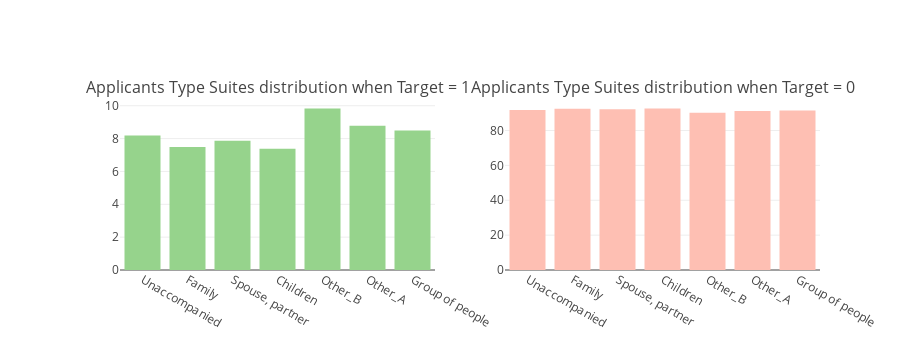

Notebook source saved alongside this figure:
### Code cell
tr1, tr2 = gp('NAME_TYPE_SUITE', 'Applicants Type Suites which repayed the loan')
fig = tools.make_subplots(rows=1, cols=2, print_grid=False, 
                          subplot_titles = ["Applicants Type Suites distribution when Target = 1", "Applicants Type Suites distribution when Target = 0"])
fig.append_trace(tr1, 1, 1);
fig.append_trace(tr2, 1, 2);
fig['layout'].update(height=350, showlegend=False, margin=dict(l=120));
iplot(fig);


tr1, tr2 = gp('NAME_INCOME_TYPE', 'Applicants Income Types which repayed the loan')
fig = tools.make_subplots(rows=1, cols=2, print_grid=False, 
                          subplot_titles = ["Applicants Income Types when Target = 1", "Applicants Income Type When Target = 0"])
fig.append_trace(tr1, 1, 1);
fig.append_trace(tr2, 1, 2);
fig['layout'].update(height=350, showlegend=False, margin=dict(l=120));
iplot(fig);

### Figure 1 — Plotly figure (JSON) as saved in the notebook; plotly's stock layout.template omitted (floating-point values rounded to 4 significant figures)
{"data": [{"marker": {"color": "#96D38C"}, "name": "Target : 1", "type": "bar", "x": ["Unaccompanied", "Family", "Spouse, partner", "Children", "Other_B", "Other_A", "Group of people"], "xaxis": "x1", "y": [8.183, 7.495, 7.872, 7.377, 9.831, 8.776, 8.487], "yaxis": "y1"}, {"marker": {"color": "#FEBFB3"}, "name": "Target : 0", "type": "bar", "x": ["Unaccompanied", "Family", "Spouse, partner", "Children", "Other_B", "Other_A", "Group of people"], "xaxis": "x2", "y": [91.82, 92.51, 92.13, 92.62, 90.17, 91.22, 91.51], "yaxis": "y2"}], "layout": {"annotations": [{"font": {"size": 16}, "showarrow": false, "text": "Applicants Type Suites distribution when Target = 1", "x": 0.225, "xanchor": "center", "xref": "paper", "y": 1, "yanchor": "bottom", "yref": "paper"}, {"font": {"size": 16}, "showarrow": false, "text": "Applicants Type Suites distribution when Target = 0", "x": 0.775, "xanchor": "center", "xref": "paper", "y": 1, "yanchor": "bottom", "yref": "paper"}], "height": 350, "margin": {"l": 120}, "showlegend": false, "xaxis1": {"anchor": "y1", "domain": [0, 0.45]}, "xaxis2": {"anchor": "y2", "domain": [0.55, 1]}, "yaxis1": {"anchor": "x1", "domain": [0, 1]}, "yaxis2": {"anchor": "x2", "domain": [0, 1]}}}
